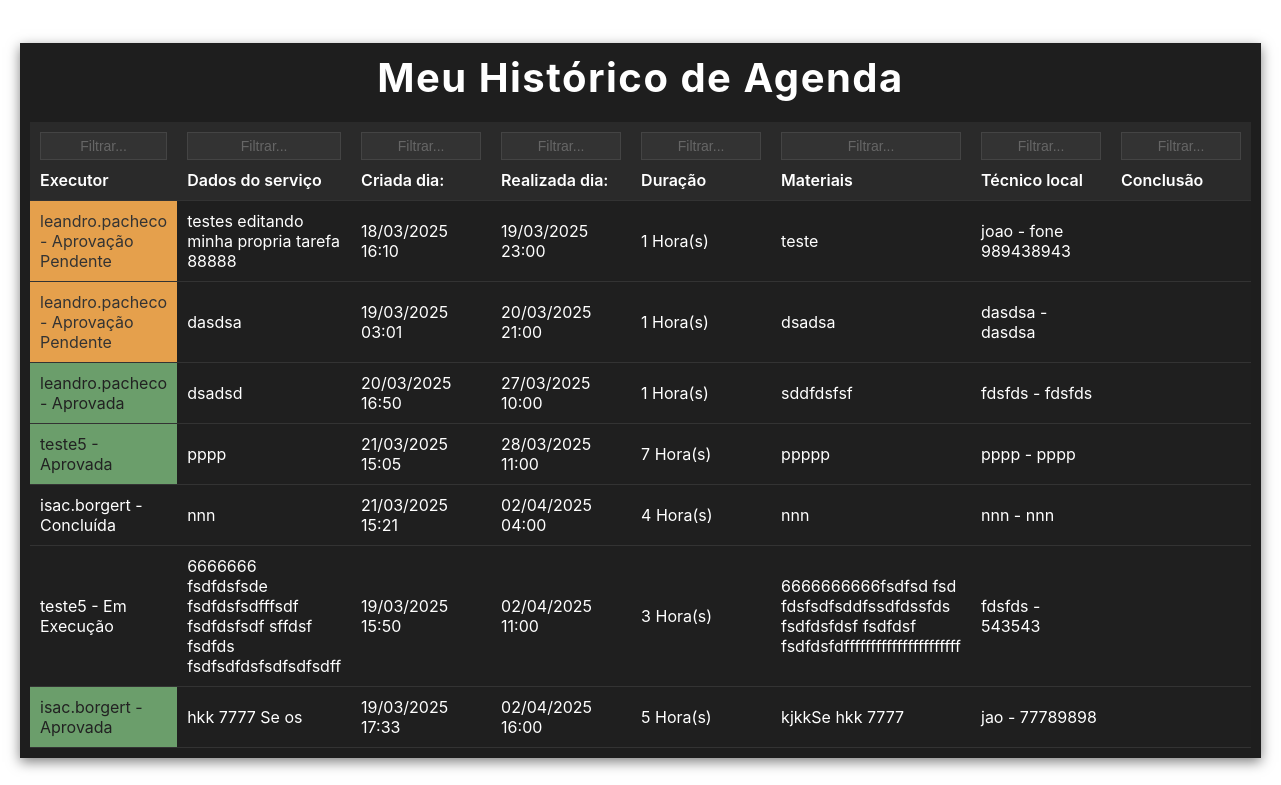
The page /historico_de_agenda_cliente.php (signed in) on the database its author committed.
### tables this page shows
CREATE TABLE `agenda` (
  `id` int NOT NULL AUTO_INCREMENT,
  `id_usuario_cliente` int NOT NULL,
  `id_usuario_tecnico` int NOT NULL,
  `dados` text NOT NULL,
  `data_criacao` timestamp NULL DEFAULT CURRENT_TIMESTAMP,
  `data_agenda` datetime NOT NULL,
  `materiais_necessarios` text NOT NULL,
  `responsavel_local` varchar(255) NOT NULL,
  `fone_responsavel_local` varchar(20) NOT NULL,
  `horas_execucao` int DEFAULT '1',
  `aprovada` varchar(255) DEFAULT 'Aprovação Pendente',
  `conclusao` varchar(255) DEFAULT NULL,
  PRIMARY KEY (`id`),
  KEY `id_usuario_cliente` (`id_usuario_cliente`),
  KEY `id_usuario_tecnico` (`id_usuario_tecnico`),
  CONSTRAINT `agenda_ibfk_1` FOREIGN KEY (`id_usuario_cliente`) REFERENCES `usuarios` (`id`),
  CONSTRAINT `agenda_ibfk_2` FOREIGN KEY (`id_usuario_tecnico`) REFERENCES `usuarios` (`id`)
);

CREATE TABLE `usuarios` (
  `id` int NOT NULL AUTO_INCREMENT,
  `username` varchar(255) NOT NULL,
  `senha` varchar(255) NOT NULL,
  `nivel_permissao` int NOT NULL,
  `data_criacao` timestamp NULL DEFAULT CURRENT_TIMESTAMP,
  `status` tinyint(1) DEFAULT '1',
  `ultimo_login` datetime DEFAULT NULL,
  `idioma` varchar(10) DEFAULT 'portugues',
  `nome_empresa` varchar(255) DEFAULT NULL,
  `email` varchar(255) DEFAULT NULL,
  PRIMARY KEY (`id`),
  UNIQUE KEY `username` (`username`)
);

### banco_e_functions_gerais.php (called while the page is built, shortened)
<?php
$usuario_id = $_SESSION['id_usuario'] ?? null;
?>

### historico_de_agenda_cliente.php (the view, shortened to what this page needs)
<?php
include 'banco_e_functions_gerais.php';
$query = "
    SELECT a.*, u.username AS tecnico_username
    FROM agenda a
    LEFT JOIN usuarios u ON a.id_usuario_tecnico = u.id
    WHERE a.id_usuario_cliente = $usuario_id
    AND (a.data_agenda < CURDATE() or a.aprovada = 'Concluída')
    ORDER BY a.data_agenda
";
$result = mysqli_query($conn, $query);
?>
<!DOCTYPE html>
<html lang="pt-br">
<head>
</head>
<body>
    <div class="container">
        <h1>Meu Histórico de Agenda</h1>
        <?php if ($result && mysqli_num_rows($result) > 0): ?>
            <table class="agenda-table">
                <thead>
                    <tr>
                    <th>
                            <input type="text" placeholder="Filtrar..." onkeyup="filtrarTabela(0)">
                            Executor
                        </th>
                        <th class="tooltip">
                            <input type="text" placeholder="Filtrar..." onkeyup="filtrarTabela(1)">
                            Dados do serviço
                        </th>
                        <th>
                            <input type="text" placeholder="Filtrar..." onkeyup="filtrarTabela(2)">
                            Criada dia:
                        </th>
                        <th class="tooltip">
                            <input type="text" placeholder="Filtrar..." onkeyup="filtrarTabela(3)">
                            Realizada dia:
                        </th>
                        <th class="tooltip">
                            <input type="text" placeholder="Filtrar..." onkeyup="filtrarTabela(4)">
                            Duração
                        </th>
                        <th class="tooltip">
                            <input type="text" placeholder="Filtrar..." onkeyup="filtrarTabela(5)">
                            Materiais
                        </th>
                        <th class="tooltip">
                            <input type="text" placeholder="Filtrar..." onkeyup="filtrarTabela(6)">
                            Técnico local
                        </th>
                        <th class="tooltip">
                            <input type="text" placeholder="Filtrar..." onkeyup="filtrarTabela(7)">
                            Conclusão
                        </th>
                    </tr>
                </thead>
                <tbody>
                    <?php while ($row = mysqli_fetch_assoc($result)): ?>
                        <tr>
                        <?php
                            $data_criacao = new DateTime($row['data_criacao']);
                            $data_criacao = $data_criacao->format('d/m/Y H:i');
                            $data_agenda = new DateTime($row['data_agenda']);
                            $data_agenda = $data_agenda->format('d/m/Y H:i');
                        ?>
                            <td><?php echo htmlspecialchars($row['tecnico_username']).' - '.$row['aprovada']; ?></td>
                            <td><?php echo htmlspecialchars($row['dados']); ?></td>
                            <td><?php echo htmlspecialchars($data_criacao); ?></td>
                            <td><?php echo htmlspecialchars($data_agenda); ?></td>
                            <td><?php echo htmlspecialchars($row['horas_execucao']); ?> Hora(s)</td>
                            <td><?php echo htmlspecialchars($row['materiais_necessarios']); ?></td>
                            <td><?php echo htmlspecialchars($row['responsavel_local']).' - '.$row['fone_responsavel_local']; ?></td>
                            <td><?php echo htmlspecialchars($row['conclusao']); ?></td>
                        </tr>
                    <?php endwhile; ?>
                </tbody>
            </table>
        <?php else: ?>
            <p class="no-agendas">Você não tem nenhuma agenda registrada.</p>
        <?php endif; ?>
    </div>
</body>
</html>

### historico_de_agenda_cliente.php (style rules this page uses)
* { margin: 0; padding: 0; box-sizing: border-box; }
body { font-family: 'Inter', sans-serif; color: #fff; display: flex; justify-content: center; align-items: center; min-height: 100vh; padding: 20px; }
.container { width: 100%; background-color: #1e1e1e; padding: 10px; box-shadow: 0 4px 12px rgba(0, 0, 0, 0.5); }
h1 { text-align: center; font-size: 2.5rem; margin-bottom: 20px; color: #fff; letter-spacing: 1.5px; }
.agenda-table { width: 100%; border-collapse: collapse; margin-top: 10px; }
.agenda-table th, .agenda-table td { padding: 10px; text-align: left; border-bottom: 1px solid #333; font-size: 1rem; }
.agenda-table th { background-color: #2a2a2a; font-weight: 600; }
.agenda-table td { background-color: #1f1f1f; }
.agenda-table tr { transition: background-color 0.3s ease, transform 0.3s ease; }
.agenda-table tr:nth-child(odd) { background-color: #2a2a2a; }
.agenda-table tr:nth-child(even) { background-color: #1f1f1f; }
.agenda-table th:nth-child(-n+9), .agenda-table td:nth-child(-n+9) { min-width: 140px; word-wrap: break-word; white-space: normal; }
.tooltip { position: relative; cursor: help; }
th input { width: 100%; padding: 5px; background: #333; color: #ddd; border: 1px solid #444; outline: none; font-size: 14px; text-align: center; margin-bottom: 10px; }
th input::placeholder { color: #666; }

### rows shown on the page
agenda: id_usuario_tecnico.username "leandro.pacheco", aprovada "Aprovação Pendente", dados "testes editando minha propria tarefa 88888", data_criacao "18/03/2025 16:10", data_agenda "19/03/2025 23:00", horas_execucao "1", materiais_necessarios "teste", responsavel_local "joao", fone_responsavel_local "fone 989438943"
agenda: id_usuario_tecnico.username "leandro.pacheco", aprovada "Aprovação Pendente", dados "dasdsa", data_criacao "19/03/2025 03:01", data_agenda "20/03/2025 21:00", horas_execucao "1", materiais_necessarios "dsadsa", responsavel_local "dasdsa", fone_responsavel_local "dasdsa"
agenda: id_usuario_tecnico.username "leandro.pacheco", aprovada "Aprovada", dados "dsadsd", data_criacao "20/03/2025 16:50", data_agenda "27/03/2025 10:00", horas_execucao "1", materiais_necessarios "sddfdsfsf", responsavel_local "fdsfds", fone_responsavel_local "fdsfds"
agenda: id_usuario_tecnico.username "teste5", aprovada "Aprovada", dados "pppp", data_criacao "21/03/2025 15:05", data_agenda "28/03/2025 11:00", horas_execucao "7", materiais_necessarios "ppppp", responsavel_local "pppp", fone_responsavel_local "pppp"
agenda: id_usuario_tecnico.username "isac.borgert", aprovada "Concluída", dados "nnn", data_criacao "21/03/2025 15:21", data_agenda "02/04/2025 04:00", horas_execucao "4", materiais_necessarios "nnn", responsavel_local "nnn", fone_responsavel_local "nnn"
agenda: id_usuario_tecnico.username "teste5", aprovada "Em Execução", dados "6666666 fsdfdsfsde fsdfdsfsdfffsdf fsdfdsfsdf sffdsf fsdfds fsdfsdfdsfsdfsdfsdff", data_criacao "19/03/2025 15:50", data_agenda "02/04/2025 11:00", horas_execucao "3", materiais_necessarios "6666666666fsdfsd fsd fdsfsdfsddfssdfdssfds fsdfdsfdsf fsdfdsf fsdfdsfdffffffffffffffffffffff", responsavel_local "fdsfds", fone_responsavel_local "543543"
agenda: id_usuario_tecnico.username "isac.borgert", aprovada "Aprovada", dados "hkk 7777 Se os", data_criacao "19/03/2025 17:33", data_agenda "02/04/2025 16:00", horas_execucao "5", materiais_necessarios "kjkkSe hkk 7777", responsavel_local "jao", fone_responsavel_local "77789898"
